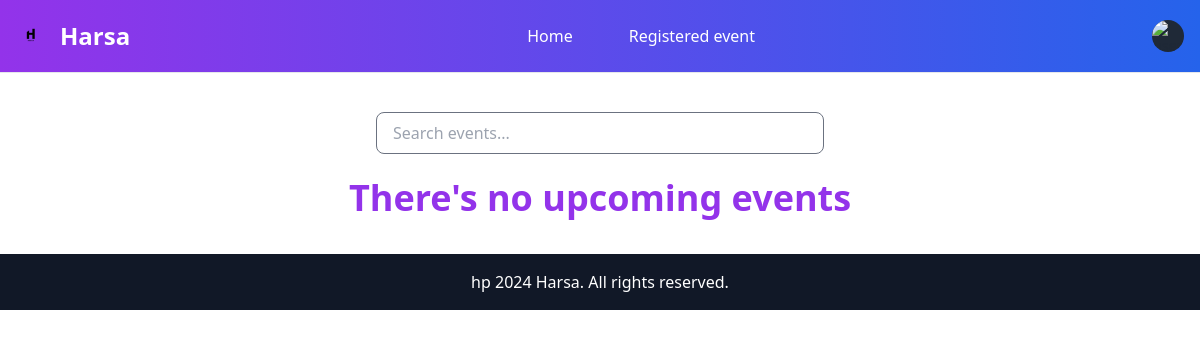
/public/aut/user/home.php, run on an earlier commit of the app's database.
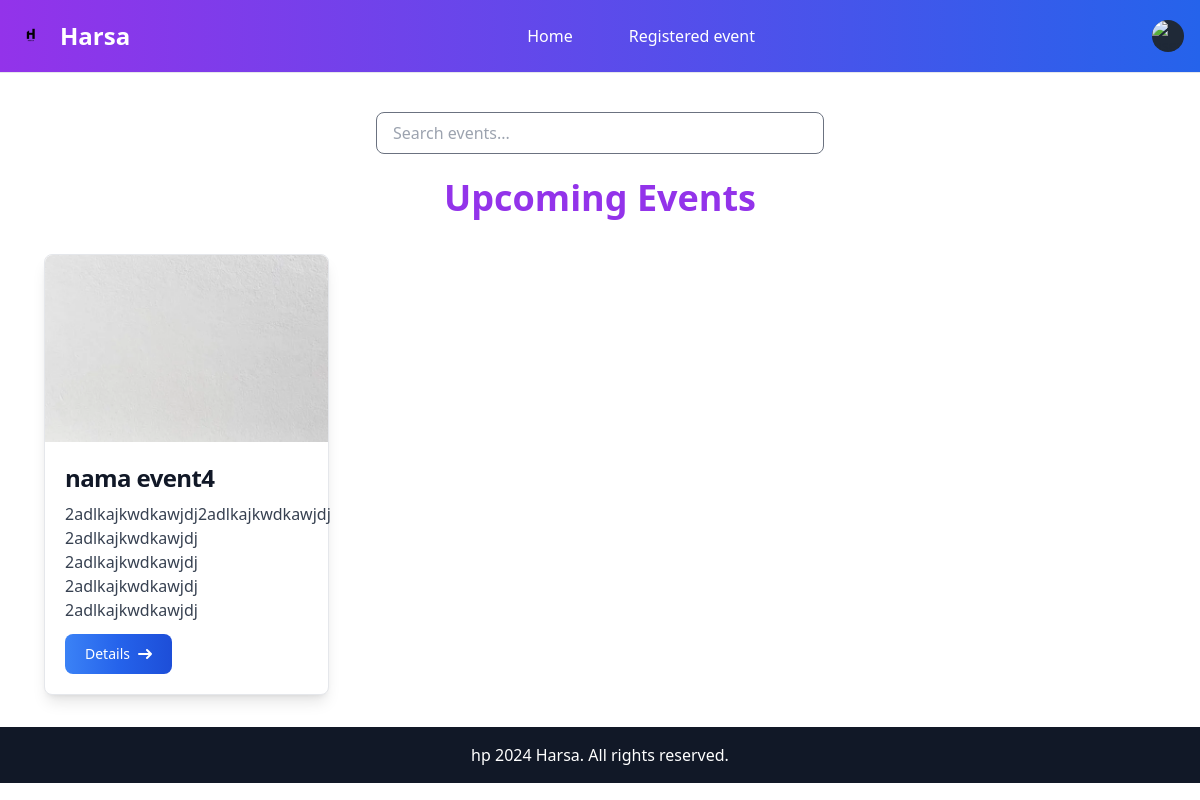
And on a later commit of the database.
### tables this page shows
CREATE TABLE `event` (
  `event_id` int(11) NOT NULL,
  `event_name` varchar(50) NOT NULL,
  `description` varchar(100) NOT NULL,
  `capacity` int(11) NOT NULL,
  `location` varchar(100) NOT NULL,
  `start_date` date NOT NULL,
  `end_date` date NOT NULL,
  `start_time` time NOT NULL,
  `end_time` time NOT NULL,
  `image` varchar(100) NOT NULL,
  `status_toogle` tinyint(4) NOT NULL
);

### public/aut/assets/setup/db.inc.php (called while the page is built, shortened)
<?php
function connectDB() {
    try {
        $dsn = "mysql:host=" . DB_HOST . ";dbname=" . DB_DATABASE;
        $pdo = new PDO($dsn, DB_USER, DB_PASS);
        $pdo->setAttribute(PDO::ATTR_ERRMODE, PDO::ERRMODE_EXCEPTION);
        $pdo->setAttribute(PDO::ATTR_DEFAULT_FETCH_MODE, PDO::FETCH_ASSOC);
        return $pdo;
    } catch(PDOException $e) {
        die("Connection failed: " . $e->getMessage());
    }
}
$conn = mysqli_connect(DB_HOST, DB_USER, DB_PASS, DB_DATABASE);
return $conn;

### public/aut/user/home.php (the view, shortened to what this page needs)
<?php
$sql = "SELECT * FROM event ORDER BY start_date";
$result = connectDB()->query($sql);
$events = $result->fetchAll(PDO::FETCH_ASSOC);
$currentDate = date('Y-m-d');
$currentTime = date('H:i');
function ongoingEvents() {
    global $events, $currentDate, $currentTime;
    $isOngoing = false;
    foreach ($events as $event) {
        $start_date = $event['start_date'];
        $start_time = $event['start_time'];
        $end_date = $event['end_date'];
        $end_time = $event['end_time'];
        $currentTimestamp = strtotime("$currentDate $currentTime");
        $startTimestamp = strtotime("$start_date $start_time");
        $endTimestamp = strtotime("$end_date $end_time");
        if (($currentTimestamp >= $startTimestamp && $currentTimestamp <= $endTimestamp) && $event['status_toogle'] == 1) {
            $isOngoing = true;
        }
    }
    return $isOngoing;
}
?>
<!DOCTYPE html>
<html lang="en">
<head>
    <link href="../../styles.css" rel="stylesheet">
    <script src="https://cdn.tailwindcss.com"></script>
    <link href="https://cdn.jsdelivr.net/npm/flowbite@2.5.2/dist/flowbite.min.css" rel="stylesheet" />
</head>
<body>
    <?php require 'user_navbar.php'; ?>
    <div class="mt-28">
    <div class="flex justify-center mb-6">
            <input type="text" id="searchInput" placeholder="Search events..."
                   class="px-4 py-2 border rounded-lg w-3/4 max-w-md"
                   oninput="filterEvents()">
    </div>
        <?php if(ongoingEvents()) { ?>
        <h1 class="text-center text-4xl font-extrabold mb-9 text-purple-600">Upcoming Events</h1>
        <div class="flex mx-11 justify-center">
            <div class="grid grid-cols-1 gap-9 md:gap-24 lg:gap-32 md:grid-cols-2 lg:grid-cols-3">
                <?php
                    foreach ($events as $event) {
                    $start_date = $event['start_date'];
                    $start_time = $event['start_time'];
                    $end_date = $event['end_date'];
                    $end_time = $event['end_time'];
                    $currentTimestamp = strtotime("$currentDate $currentTime");
                    $startTimestamp = strtotime("$start_date $start_time");
                    $endTimestamp = strtotime("$end_date $end_time");
                    if(($currentTimestamp >= $startTimestamp && $currentTimestamp <= $endTimestamp) && $event['status_toogle'] == 1) { ?>
                    <div class="max-w-80 xs:max-w-sm bg-white border border-gray-200 rounded-lg shadow-lg transition-transform duration-300 hover:scale-105 dark:bg-gray-800 dark:border-gray-700 event-card"
                        data-event-name="<?= htmlspecialchars($event['event_name']) ?>">
                        <img class="rounded-t-lg" src="<?= '../../admin/gambar/' . $event['image'] ?>" />
                        <div class="p-5">
                            <h5 class="mb-2 text-2xl font-bold tracking-tight text-gray-900 dark:text-white"><?= $event['event_name'] ?></h5>
                            <p class="mb-3 font-normal text-gray-700 dark:text-gray-400"><?= $event['description'] ?></p>
                            <button type="button"
                                data-modal-target="default-modal-<?= htmlspecialchars($event['event_id']) ?>"
                                data-modal-toggle="default-modal-<?= htmlspecialchars($event['event_id']) ?>"
                                class="view-event-btn p-2 mr-3 items-center flex flex-row text-white bg-gradient-to-r from-blue-500 via-blue-600 to-blue-700 hover:bg-gradient-to-br focus:ring-4 focus:outline-none focus:ring-blue-300 dark:focus:ring-blue-800 font-medium rounded-lg text-sm px-5 py-2.5 transition-transform duration-300 hover:scale-105">
                                Details
                                <svg class="rtl:rotate-180 w-3.5 h-3.5 ms-2" aria-hidden="true" xmlns="http://www.w3.org/2000/svg" fill="none" viewBox="0 0 14 10">
                                    <path stroke="currentColor" stroke-linecap="round" stroke-linejoin="round" stroke-width="2" d="M1 5h12m0 0L9 1m4 4L9 9" />
                                </svg>
                            </button>
                        </div>
                    </div>
                    <?php } ?>
                <?php } ?>
            </div>
        </div>
    </div>
    <?php } else { ?>
        <h1 class="text-center text-4xl font-extrabold mb-9 text-purple-600">There's no upcoming events</h1>
    <?php } ?>
    <footer class="bg-gray-900 text-white text-center py-4 mt-8">
      hp 2024 Harsa. All rights reserved.</p>
    </footer>
</body>
</html>

What changed in the data, as far as the page shows it:
added event: image (picture), event_name "nama event4", description "2adlkajkwdkawjdj2adlkajkwdkawjdj 2adlkajkwdkawjdj 2adlkajkwdkawjdj 2adlkajkwdkawjdj 2adlkajkwdkawjdj"
Also different on the page:
text no longer shown: "There's no upcoming events"
text now shown: "Upcoming Events"
